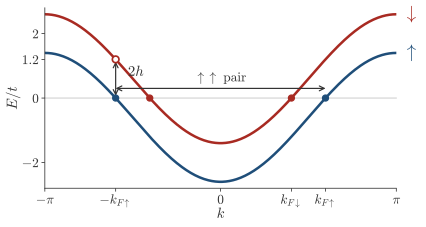

Generate this figure with Python:
"""Session 5, an exchange field splits the two spin bands, so only a pair of equal spins sits on one Fermi surface.

Redrawn on 2026-11-21 from the downloadable pyqula script g3_exchange_chain_bands.py, the chain with t=1, mu=0 and the
exchange field -h(n_up - n_dn) with h=0.6, with ticks at the Fermi momenta and at 2h on the energy axis, which the old
figure did not have. The checks are in _g3_spinbands.py, which the picture options of the quiz also use."""
import os, sys
sys.path.insert(0, os.path.dirname(os.path.abspath(__file__)))
import numpy as np
import _g3_spinbands as sb
from _g3_spinbands import style, plt

d = style.run_script('session05/g3_exchange_chain_bands.py')
k = sb.check(d)
mu, field = sb.CASES[0]
e, sz = d['energies'][0], d['spins'][0]
ku, kd = sb.kf(mu, field, 1), sb.kf(mu, field, -1)

FS = 11
fig, ax = plt.subplots(figsize=(12.0 * style.CM, 6.2 * style.CM))
style.guide(ax, y=0)
sb.bands(ax, k, e, sz, lw=1.9)
for kk, c in [(ku, style.ACCENT), (-ku, style.ACCENT), (kd, style.BROKEN), (-kd, style.BROKEN)]:
    ax.plot([kk], [0], 'o', color=c, ms=4.5, zorder=5)
style.label(ax, np.pi + 0.12, -2 * np.cos(np.pi) - mu - field, r'$\uparrow$', color=style.ACCENT, fontsize=FS + 3, ha='left', clip_on=False)
style.label(ax, np.pi + 0.12, -2 * np.cos(np.pi) - mu + field, r'$\downarrow$', color=style.BROKEN, fontsize=FS + 3, ha='left', clip_on=False)
# the pair of two up electrons sits on one Fermi surface, at -k_F up and k_F up
ax.annotate('', xy=(ku, 0.3), xytext=(-ku, 0.3), arrowprops=dict(arrowstyle='<->', color=style.INK, lw=0.9, shrinkA=0, shrinkB=0))
style.label(ax, 0, 0.62, r'$\uparrow\uparrow$ pair', fontsize=FS - 1)
# the singlet partner of the up electron at k_F up is the down electron at -k_F up, 2h above E=0
ax.plot([-ku], [2 * field], 'o', mfc='white', mec=style.BROKEN, mew=1.3, ms=5, zorder=6)
ax.annotate('', xy=(-ku, 2 * field - 0.07), xytext=(-ku, 0.07), arrowprops=dict(arrowstyle='<->', color=style.INK, lw=0.9, shrinkA=0, shrinkB=0))
style.label(ax, -ku + 0.22, 0.8, r'$2h$', ha='left', fontsize=FS)
ax.set_xlim(-np.pi, np.pi); ax.set_ylim(-2.8, 2.8)
sb.frame(ax, [(-np.pi, r'$-\pi$'), (-ku, r'$-k_{F\uparrow}$'), (0, '0'), (kd, r'$k_{F\downarrow}$'), (ku, r'$k_{F\uparrow}$'),
              (np.pi, r'$\pi$')],
         [(-2, '$-2$'), (0, '0'), (2 * field, '1.2'), (2, '2')], r'$k$', r'$E/t$', FS)
style.save(fig, __file__)
